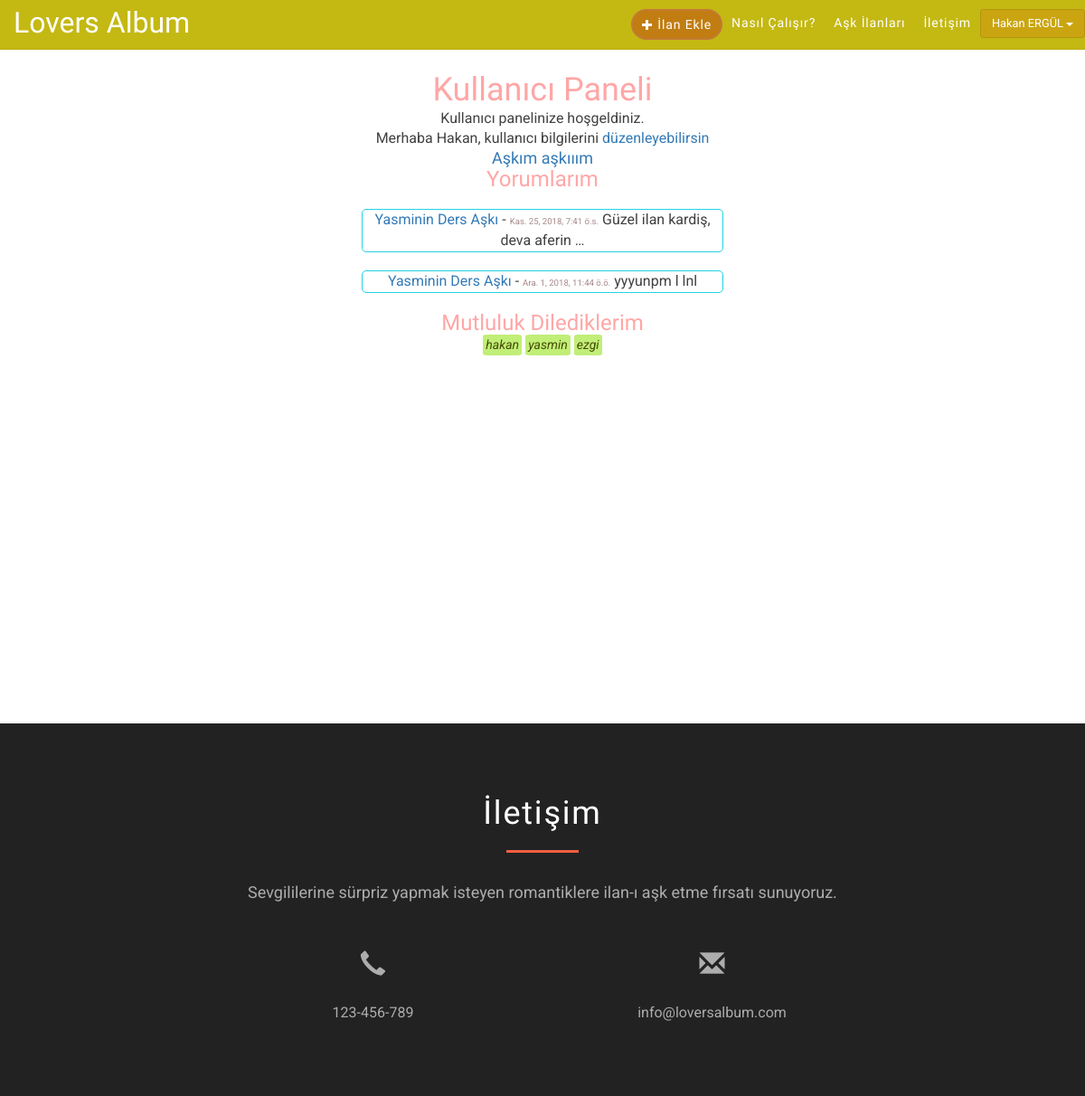
The page /dashboard/ (signed in) on the database its author committed.
### ilan/models.py (models this page shows, shortened)
class Ilan(models.Model):
    baslik = models.CharField(max_length=30)
    metin =  RichTextUploadingField()
    ilan_foto = models.ImageField(upload_to='ilan_fotolari/', default='350x150.png')
    user = models.OneToOneField(settings.AUTH_USER_MODEL, on_delete=models.CASCADE)
    mutluluk_dileyenler = models.ManyToManyField(settings.AUTH_USER_MODEL, blank= True, related_name = 'mutluluk_dilenen_ilan')
    goruntulenme = models.PositiveIntegerField(default = 0)
    olusturma_tarihi = models.DateTimeField(auto_now_add=True)
    yayinlandimi = models.BooleanField(default=False)

class Comment(models.Model):
    ilan = models.ForeignKey(Ilan, on_delete=models.CASCADE, related_name='yorumlar')
    user = models.ForeignKey(settings.AUTH_USER_MODEL, on_delete=models.CASCADE, related_name='yorumlari')
    yorum_metni = models.TextField()
    created = models.DateTimeField(auto_now_add=True)
    updated = models.DateTimeField(auto_now=True)
    active = models.BooleanField(default=False)
    class Meta:
        ordering = ('created',)

### user/views.py (the view)
# urls.py: path('dashboard/', us_view.dashboard, name='dashboard'),
@login_required
def dashboard(request):
    if 0:
        print(request.user.ilan)
        ilanim = Ilan.objects.filter(user=request.user)
        yorum_ilan = {'ilanim': ilanim,
                'yorumlarim': Comment.objects.filter(user=request.user),
                'ilanima_yorumlar': Comment.objects.filter(ilan = request.user.ilan),
                'mutluluk_dilediklerim': Ilan.objects.filter(mutluluk_dileyenler = request.user),
                'mutluluk_dileyenler': User.objects.filter(mutluluk_dilenen_ilan = request.user.ilan)
                }
    else:
        yorum_ilan = {
                'yorumlarim': Comment.objects.filter(user=request.user),
                'mutluluk_dilediklerim': Ilan.objects.filter(mutluluk_dileyenler = request.user),
                }
    return render(request, 'registration/dashboard.html', yorum_ilan)

### templates/registration/dashboard.html (shortened to what this page needs)
{% extends "base.html" %}
{% block content %}
<div class="col-lg-8 col-lg-offset-2 col-md-10 col-md-offset-1 col-sm-12 col-xs-12">
<h1>Kullanıcı Paneli</h1>
<p>Kullanıcı panelinize hoşgeldiniz.</p>
<p>Merhaba {{ user.first_name }}, kullanıcı bilgilerini <a href="{% url 'edit' %}">düzenleyebilirsin</a></p>
{% if ilanim == '' %}
İlanın henüz yok, istiyorsan <a href="../ilan/ekle">ekle</a>
{% else %}
<h4>
<a href="../ilan/{{ user.ilan.id}}/edit">{{ user.ilan.baslik }}</a>{% if not user.ilan.yayinlandimi %}<em>editör onayı bekleniyor</em>{% endif %}
</h4>
{% endif %}
{% if yorumlarim %}
<h3>Yorumlarım</h3>
{% for yorumum in yorumlarim %}
   <div class="yorum-liste"> <a href =" ../ilan/{{ yorumum.ilan.id }} "> {{ yorumum.ilan.baslik }}</a> - <span class="tarih">{{ yorumum.created }}</span>
    {{ yorumum.yorum_metni | truncatewords:5 }}
    </div>
{% endfor %}
{% endif %}
{% if mutluluk_dilediklerim  %}
<h3>Mutluluk Dilediklerim</h3>
{% for item in mutluluk_dilediklerim  %}
       <span class="kull-liste"> {{ item.user }}</span>
{% endfor %}
{% endif %}
</div>
{% endblock %}

### templates/base.html (shortened to what this page needs)
<!DOCTYPE html>
{% load staticfiles %}
<html lang="tr">
<head>
    <link rel="stylesheet" href="https://maxcdn.bootstrapcdn.com/bootstrap/3.3.7/css/bootstrap.min.css">
    <link rel="stylesheet" href="https://use.fontawesome.com/releases/v5.3.1/css/all.css">
    <link rel="stylesheet" href="{% static '/css/wf-style.css' %}">
    <link rel="stylesheet" href="{% static '/css/style.css' %}">
</head>
<body data-spy="scroll" data-target="#myScrollspy">
    <nav class="navbar navbar-default navbar-fixed-top" data-spy="affix" data-offset-top="205">
        <div class="container-fluid">
            <div class="navbar-header">
                <a class="navbar-brand" href="{% url 'anasayfa' %}">Lovers Album</a></div>
            <div class="collapse navbar-collapse" id="myNavbar">
                <ul class="nav navbar-nav navbar-right">
                    <li class="nav-item">
                    <a href="{% url 'ilan:ilan_ekle' %}" class="btn-default-new nav-link"><span class="glyphicon glyphicon-plus"></span> İlan Ekle</a>
                    </li>
                <li class="nav-item"><a href="" class="nav-link">Nasıl Çalışır?</a></li>
                    <li class="nav-item"><a href="{% url 'ilan:ilan_listele' %}"  class="nav-link">Aşk İlanları</a></li>
                    <li class="nav-item"><a href="#iletisim"  class="nav-link">İletişim</a></li>
                    {% if user.is_authenticated %}
                    <li class="nav-item">
                        <div class="dropdown">
                        <button class="btn login-name-btn dropdown-toggle" type="button" data-toggle="dropdown">{{ user.first_name  }} {{ user.last_name }}
                        <span class="caret"></span></button>
                        </div>
                    </li>
                    {% else %}
                    <li class="nav-item"><a href="{% url 'login' %}"  class="nav-link"><span class="glyphicon glyphicon-user" aria-hidden="true"></span> Giriş</a></li>
                    {% endif %}
                </ul>
            </div>
        </div>
    </nav>
{% if request.path == '/' %}
    <header  style="background-image:url('https://images.unsplash.com/photo-1494698068553-a3d17778b986?ixlib=rb-0.3.5&ixid=eyJhcHBfaWQiOjEyMDd9&s=bbe61c79170f6b13c3dd356df6310f8c&auto=format&fit=crop&w=1051&q=80');" >
        <div class="header-content">
            <div class="header-content-inner">
                <div class="container">
                    <div class="row">
                    {% block main %}
                    {% endblock main %}
                    </div>
                </div>
            </div>
        </div>
    </header>
{% else %}
<section class="main-section">
    <div class="row">
        {% block content %}
        {% endblock content %}
    </div>
</section>
 {% endif %}
<footer id="iletisim">
        <div class="container">
            <div class="row">
                <div class="col-md-8 col-md-offset-2 col-sm-12 col-xs-12">
                    <h3>İletişim</h3>
                    <p>Sevgililerine sürpriz yapmak isteyen romantiklere ilan-ı aşk etme fırsatı sunuyoruz. </p>
                    <div class="gap">
                        <div class="col-sm-6 col-xs-12"> <span class="glyphicon glyphicon-earphone"></span> <a href="tel:123456789">123-456-789</a> </div>
                        <div class="col-sm-6 col-xs-12"> <span class="glyphicon glyphicon-envelope"></span> <a href="mailto:info@loversalbum.com">info@loversalbum.com</a> </div>
                    </div>
                </div>
            </div>
        </div>
    </footer>
</body>
</html>

### static/css/style.css (style rules this page uses)
body { background: #fff; color: #414141; font-family: "Roboto", sans-serif; font-size: 16px; overflow-x: hidden; -webkit-text-stroke: rgba(255, 255, 255, 0.01) 0.1px; -webkit-font-smoothing: antialiased !important; }
a { text-decoration: none; -ms-transition: all 0.3s ease-in; -webkit-transition: all 0.3s ease-in; transition: all 0.3s ease-in; }
h1, h2, h3, h4, h5, h6, p { font-weight: normal; margin: 0; }
html, body { height: 100%; }
nav.navbar-default { background-color: rgba(192, 180, 4, 0.938); border-color: rgba(0, 0, 0, 0.05); -ms-transition: all 0.3s ease-in-out; -webkit-transition: all 0.3s ease-in-out; transition: all 0.3s ease-in-out; }
nav.navbar-default .navbar-brand { color: #fff; font-weight: 500; font-size: 32px; font-family: "Sacramento", sans-serif; }
nav.navbar-default .navbar-nav > li { margin: 2px 0; }
nav.navbar-default .navbar-nav > li > a { color: #fff; font-family: "Dosis", sans-serif; font-size: 0.88em; letter-spacing: 0.06em; }
.nav > li > a { margin: 8px auto; padding: 5px 10px; }
.dropdown .btn { margin: 8px 0; font-size: 0.8em; }
h1, h2, h3, h4 { font-family: "Montserrat", sans-serif; color: rgba(255, 0, 0, 0.349); }
section { padding: 80px 0; position: relative; text-align: center; }
.btn-default-new { background: #c17d11; border-radius: 30px; border: solid 2px #c37934; color: #ffffff; text-transform: capitalize; font-family: "Roboto", sans-serif; padding: 0 3px; -ms-transition: all 0.6s ease-in-out; -webkit-transition: all 0.6s ease-in-out; transition: all 0.6s ease-in-out; }
.glyphicon { font-size: 12px; font-weight: 100; }
.kull-liste { display: inline-block; color: rgba(69, 77, 4, 0.993); font-size: 0.88em; font-style: italic; background-color: #8ce0058a; padding: 1px 3px; border-radius: 10%; }
.main-section { min-height: 100vh; }
footer { background: #222; padding: 80px 0; position: relative; text-align: center; }
footer h3 { font-size: 36px; margin-bottom: 30px; text-transform: capitalize; color: #fff; letter-spacing: 0.05em; }
footer h3:after { content: ""; display: block; width: 80px; height: 3px; margin: 20px auto 0; background: #f05f40; }
footer p { font-size: 18px; line-height: 1.6; color: #adadad; }
.gap { display: block; margin-top: 50px; }
footer span.glyphicon { color: #adadad; font-size: 28px; display: block; margin: 0 auto 30px; }
footer a { color: #adadad; }
.login-name-btn { color: #fff; background-color: rgba(255, 0, 0, 0.1); border-color: rgba(0, 0, 0, 0.1); }
.yorum-liste { border: solid 1px #22d2e2; border-radius: 5px; width: 400px; margin: 20px auto; }
.yorum-liste .tarih { font-size: 0.6em; color: rgb(167, 138, 138); }

### rows shown on the page
Comment: ilan.baslik "Yasminin Ders Aşkı", created "Kas. 25, 2018, 7:41 ö.s.", yorum_metni "Güzel ilan kardiş, deva aferin …"
Comment: ilan.baslik "Yasminin Ders Aşkı", created "Ara. 1, 2018, 11:44 ö.ö.", yorum_metni "yyyunpm l lnl"
Ilan: user "hakan"
Ilan: user "yasmin"
Ilan: user "ezgi"

### other values the page prints
{{ user.first_name }} "Hakan"
{{ user.last_name }} "ERGÜL"
{{ user.ilan.baslik }} "Aşkım aşkııım"
